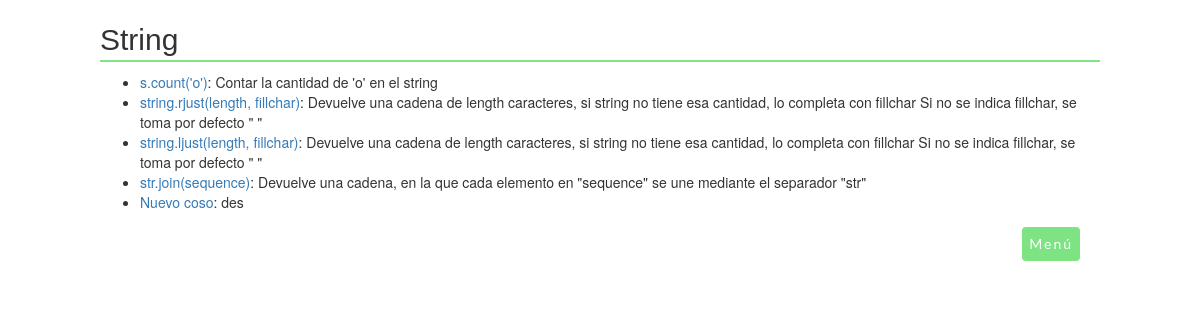
Page /apuntespy/1/ on the committed database.
### apuntespy/models.py (models this page shows, shortened)
class Tag(models.Model):
    tag_text = models.CharField(max_length=200, validators=[tag_unico])

class Tip(models.Model):
    tags = models.ManyToManyField(Tag, related_name="tips")
    tip_nombre = models.CharField(max_length=200, validators=[tip_unico])
    tip_descripcion = models.TextField()
    tip_ejemplo = models.TextField()
    def  __str__(self):
        return self.tip_nombre

### apuntespy/views.py (the view)
# urls.py: path('<int:pk>/', views.DetailView.as_view(), name='detail'),
class DetailView(generic.DetailView):
    model = Tag
    template_name = 'apuntespy/detail.html'

### apuntespy/templates/apuntespy/detail.html
{% load static %}
<link rel="stylesheet" href="//maxcdn.bootstrapcdn.com/bootstrap/3.2.0/css/bootstrap.min.css">
<link rel="stylesheet" href="//maxcdn.bootstrapcdn.com/bootstrap/3.2.0/css/bootstrap-theme.min.css">
<link rel="stylesheet" href="{% static 'apuntespy/apuntespy.css' %}">
<h1 class="titulo">{{ tag.tag_text }}</h1>
<ul>
{% for tip in tag.tips.all %}
    <li><a href="{% url 'apuntespy:results' tip.id %}">{{ tip }}</a>: {{ tip.tip_descripcion}}</li>
{% endfor %}
</ul>
            <nav>
                <ul id="submenu">
                    <li> <a href="{% url 'apuntespy:tag_list' %}" class="boton" >Menú</a></li>
                </ul>
            </nav>

### apuntespy/static/apuntespy/apuntespy.css (style rules this page uses)
nav { float: right; }
nav ul { float: right; margin: 0 15px 0 0; list-style: none; overflow: hidden }
nav ul li { float: right; }
nav ul li a { display: block; padding: 20px; color: #fff; text-decoration: none; }
.boton { background-clip: border-box; background: #7ee383; border: 2px solid #7ee383; border-radius: 4px; font-family: "Lato", sans-serif; letter-spacing: 2px; font-weight: normal; text-align: center; vertical-align: middle; white-space: normal; font-size: 14px; padding: 5px; margin: 5px; }
.titulo { font-family: "Unica One", sans-serif; border-bottom: 2px solid #2e2e2e; border-bottom-color: rgba(126, 227, 131, 0.984); font-size: 30px; line-height: 40px; }

### rows in the picture
Tag: tag_text "String"
Tip: tip_nombre "s.count('o')", tip_descripcion "Contar la cantidad de 'o' en el string"
Tip: tip_nombre "string.rjust(length, fillchar)", tip_descripcion "Devuelve una cadena de length caracteres, si string no tiene esa cantidad, lo completa con fillchar Si no se indica fillchar, se toma por defecto \" \""
Tip: tip_nombre "string.ljust(length, fillchar)", tip_descripcion "Devuelve una cadena de length caracteres, si string no tiene esa cantidad, lo completa con fillchar Si no se indica fillchar, se toma por defecto \" \""
Tip: tip_nombre "str.join(sequence)", tip_descripcion "Devuelve una cadena, en la que cada elemento en \"sequence\" se une mediante el separador \"str\""
Tip: tip_nombre "Nuevo coso", tip_descripcion "des"
